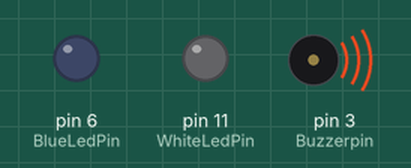
Simulated run of this sketch. Board: Arduino Uno, built with avr-gcc and run on an emulated ATmega328P. Shown: output pins drawn as LEDs (lit = HIGH), buzzer (waves = sounding).

Above: at 0.5 s.
Timing chart, 0 to 4.6 s (numbered marks = the images above):
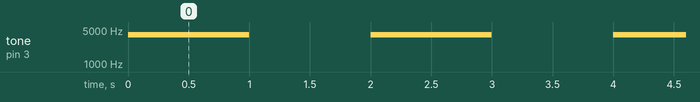

Measured:
- by itself, tone on pin 3 (Buzzerpin): alternates 4000 Hz for 1.0 s and silent for 1.0 s

The sketch:

Alarm_v1.ino.ino
```cpp
#define Buzzerpin 3
#define BlueLedPin 6
#define WhiteLedPin 11
#define PotiPin A1
#define PushButtonPin 2
#define CLKPin 9
#define DIOPin 10

const int Freq = 4000;
const int tOn = 1000;

void setup() {
  pinMode(Buzzerpin,OUTPUT);
  pinMode(BlueLedPin, OUTPUT);
  pinMode(WhiteLedPin, OUTPUT);
  pinMode(PushButtonPin, INPUT_PULLUP);
  pinMode(PotiPin, INPUT);

}

void loop() {
  tone(Buzzerpin, Freq);
  delay(tOn);
  noTone(Buzzerpin);
  delay(tOn);
}
```
